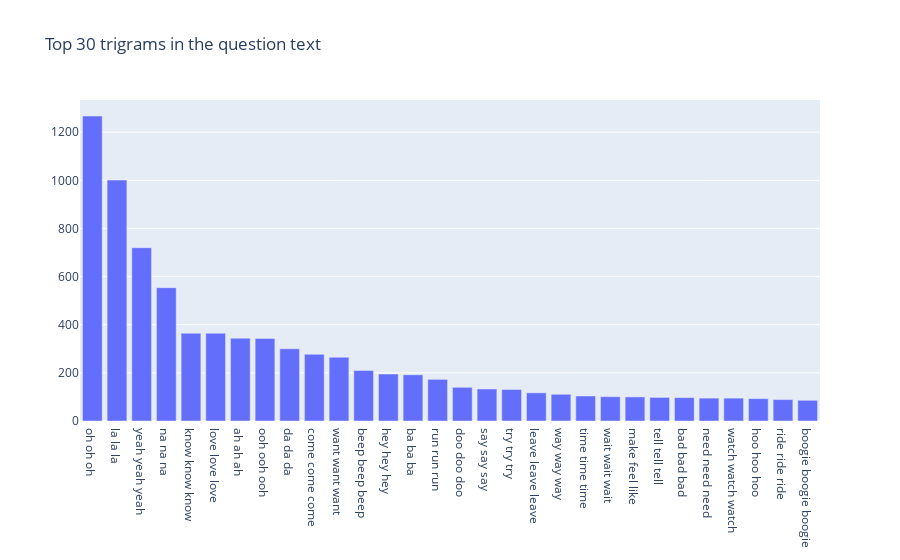

The notebook cell saved with this chart:
### Code cell
def get_top_n_trigram(corpus, n=None):
    vec = CountVectorizer(ngram_range=(3, 3), stop_words='english').fit(corpus)
    bag_of_words = vec.transform(corpus)
    sum_words = bag_of_words.sum(axis=0) 
    words_freq = [(word, sum_words[0, idx]) for word, idx in vec.vocabulary_.items()]
    words_freq =sorted(words_freq, key = lambda x: x[1], reverse=True)
    return words_freq[:n]
common_words = get_top_n_trigram(songlyrics['cleaned_lyrics'], 30)
df4 = pd.DataFrame(common_words, columns = ['trigram' , 'count'])

fig = go.Figure([go.Bar(x=df4['trigram'], y=df4['count'])])
fig.update_layout(title=go.layout.Title(text="Top 30 trigrams in the question text"))
fig.show()

### Figure 1 — Plotly figure (JSON) as saved in the notebook; plotly's stock layout.template omitted (floating-point values rounded to 4 significant figures)
{"data": [{"type": "bar", "x": ["oh oh oh", "la la la", "yeah yeah yeah", "na na na", "know know know", "love love love", "ah ah ah", "ooh ooh ooh", "da da da", "come come come", "want want want", "beep beep beep", "hey hey hey", "ba ba ba", "run run run", "doo doo doo", "say say say", "try try try", "leave leave leave", "way way way", "time time time", "wait wait wait", "make feel like", "tell tell tell", "bad bad bad", "need need need", "watch watch watch", "hoo hoo hoo", "ride ride ride", "boogie boogie boogie"], "y": [1267, 1001, 720, 554, 365, 365, 344, 343, 300, 277, 265, 210, 195, 192, 173, 140, 133, 131, 117, 111, 104, 101, 100, 98, 97, 95, 95, 93, 89, 86]}], "layout": {"title": {"text": "Top 30 trigrams in the question text"}}}
